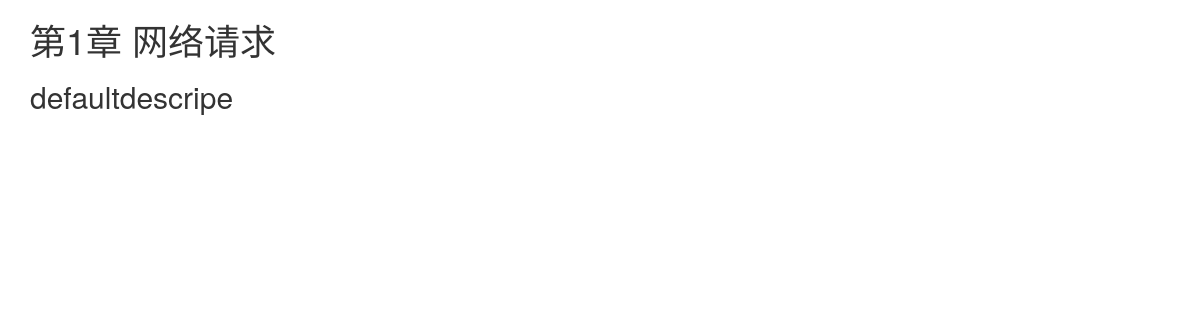
The app's page /androidUtil/chapter/1/, older data.
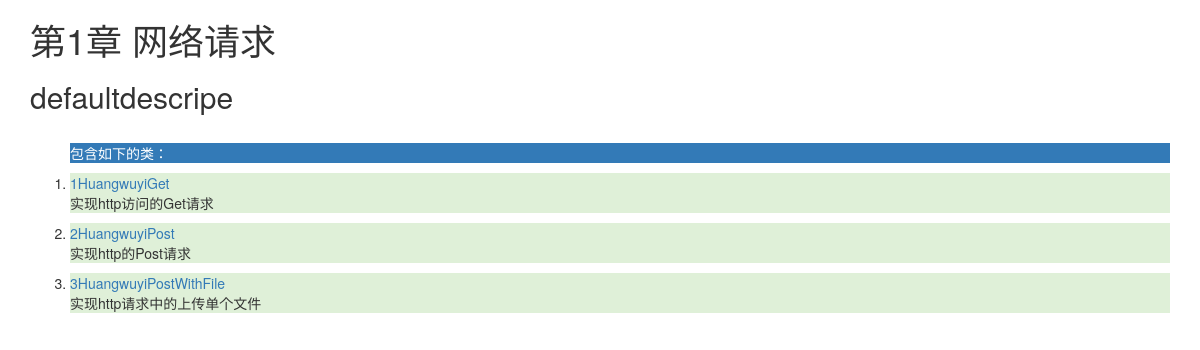
The same page, newer data.
### helloAndroidUtil/models.py (models this page shows, shortened)
class ChapterItem(models.Model):
    item_name = models.CharField(max_length=200)
    item_descripe = models.TextField()
    item_lsno = models.IntegerField()
    chapter = models.ForeignKey(Chapter, on_delete=models.CASCADE)

### helloAndroidUtil/views.py (the view)
# urls.py: path("chapter/<int:chapter_lsno>/", views.chapter_item),
def chapter_item(request, chapter_lsno):
    chapter = Chapter.objects.get(chapter_lsno=chapter_lsno)
    chapter_item_list = ChapterItem.objects.filter(chapter_id=chapter_lsno)
    return render(request, "helloAndroidUtil/chapter_detail.html",
                  {"chapter": chapter, "chapter_item_list": chapter_item_list})

### helloAndroidUtil/templates/helloAndroidUtil/chapter_detail.html (shortened to what this page needs)
<!DOCTYPE html>
<html lang="en">
<head>
    {% load static %}
    <link rel="stylesheet" type="text/css" href="{% static 'helloAndroidUtil/bootstrap.css' %}">
</head>
<body>
<div class="container">
    <div class="jumbotorn">
        {% if chapter %}
        <h1>第{{ chapter.chapter_lsno  }}章  {{ chapter.chapter_name }}</h1>
        <h2>{{ chapter.chapter_descripe }}</h2>
        {% endif %}
    </div>
    <ol>
        {% if chapter_item_list %}
        <br/>
        <p class="bold bg-primary">包含如下的类：</p>
        {% for chapter_item in chapter_item_list %}
        <li class="bg-success">
            <a class="" href="/androidUtil/chapter/{{ chapter.chapter_lsno }}/{{ chapter_item.item_lsno }}">{{ chapter_item.item_lsno }}{{ chapter_item.item_name }}</a>
            <p> {{ chapter_item.item_descripe }} </p>
        </li>
        {% endfor %}
        {% endif %}
    </ol>
</div>
</body>
</html>

Row changes from the older to the newer data that the page shows:
added ChapterItem: item_lsno "1", item_name "HuangwuyiGet", item_descripe "实现http访问的Get请求"
added ChapterItem: item_lsno "2", item_name "HuangwuyiPost", item_descripe "实现http的Post请求"
added ChapterItem: item_lsno "3", item_name "HuangwuyiPostWithFile", item_descripe "实现http请求中的上传单个文件"
Text that changed along with them:
text now shown: "包含如下的类："
